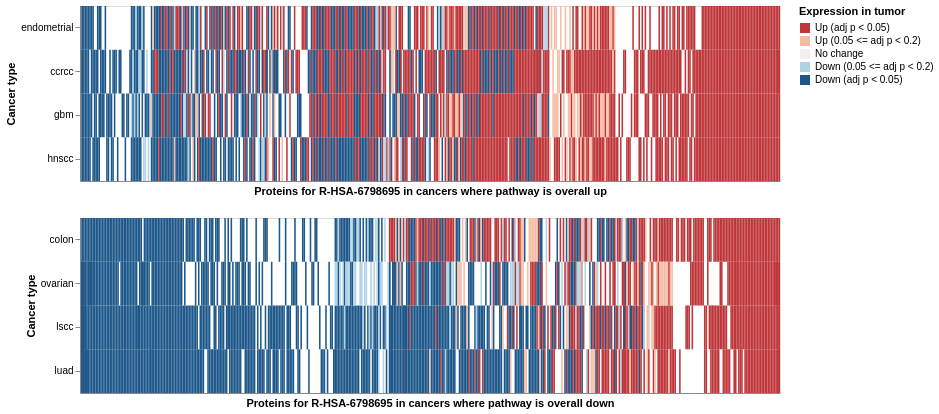

Notebook code cell kept with this figure:
### Code cell
# Plot
alt.vconcat(
    expr_heatmap(all_expression_data, enrichment_data, neutro_pathway_id, "up", max_p=0.2),
    expr_heatmap(all_expression_data, enrichment_data, neutro_pathway_id, "down", max_p=0.2)
)

### Figure 1 — Vega-Lite specification as saved in the notebook (floating-point values rounded to 4 significant figures; data arrays with more than 128 entries replaced by an {"elided": "..."} marker saying what was removed)
{"config": {"view": {"continuousWidth": 400, "continuousHeight": 300}}, "vconcat": [{"data": {"name": "data-8d1343dadc04ea546d007e6763bfc38e"}, "mark": "rect", "encoding": {"color": {"type": "nominal", "field": "tumor_up_down", "legend": {"title": "Expression in tumor"}, "scale": {"domain": ["Up (adj p < 0.05)", "Up (0.05 <= adj p < 0.2)", "No change", "Down (0.05 <= adj p < 0.2)", "Down (adj p < 0.05)"], "range": ["#bf363a", "#f6bda4", "#f2efee", "#afd3e6", "#1e588a"]}}, "x": {"type": "nominal", "axis": {"labels": false, "ticks": false, "title": "Proteins for R-HSA-6798695 in cancers where pathway is overall up"}, "field": "protein_str", "sort": {"elided": "455 str values"}}, "y": {"type": "nominal", "axis": {"title": "Cancer type"}, "field": "cancer_type", "sort": ["endometrial", "ccrcc", "gbm", "hnscc"]}}, "height": 175, "width": 700}, {"data": {"name": "data-2ffb48319971fa25fe9cee679146385a"}, "mark": "rect", "encoding": {"color": {"type": "nominal", "field": "tumor_up_down", "legend": {"title": "Expression in tumor"}, "scale": {"domain": ["Up (adj p < 0.05)", "Up (0.05 <= adj p < 0.2)", "No change", "Down (0.05 <= adj p < 0.2)", "Down (adj p < 0.05)"], "range": ["#bf363a", "#f6bda4", "#f2efee", "#afd3e6", "#1e588a"]}}, "x": {"type": "nominal", "axis": {"labels": false, "ticks": false, "title": "Proteins for R-HSA-6798695 in cancers where pathway is overall down"}, "field": "protein_str", "sort": {"elided": "451 str values"}}, "y": {"type": "nominal", "axis": {"title": "Cancer type"}, "field": "cancer_type", "sort": ["colon", "ovarian", "lscc", "luad"]}}, "height": 175, "width": 700}], "$schema": "https://vega.github.io/schema/vega-lite/v4.8.1.json", "datasets": {"data-8d1343dadc04ea546d007e6763bfc38e": {"elided": "1505 records"}, "data-2ffb48319971fa25fe9cee679146385a": {"elided": "1456 records"}}}
